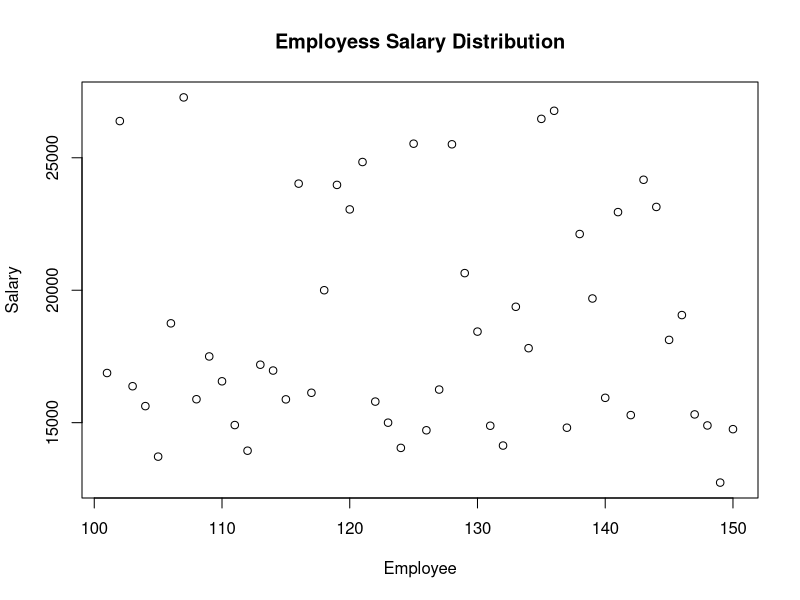

This figure's R source:
#create column vector for register employee Numbers
M1 <- matrix(data = 101:150, nrow = 50, ncol = 1)
M1


#column vector for Creating Gender Distribution among the columns
M2 <- matrix(rbinom(50*1,1,0.5),50,1)

#assign Male for 1 in M2
M2[M2 == 1] <- "Male"

#assign Female for 0 in M2
M2[M2 == 0] <- "Female"
M2

#Assign departments randomly according to given probabilities
M3 <- matrix(sample(c("Sales", "Accounts", "HR"), size=50, replace=TRUE, prob=c(.50,.25,.25)),50,1)
M3




#copy M3 vector to M4
M4 <- M3

#Get random salary values for Sales division with given mean & standard diviation
Msales <- round(rnorm(n=sum(M3 == "Sales"), mean=15000, sd=1250))
Msales

#replace Sales strings with random salary values in Msales vector
M4[M4 == "Sales"] <- sample(Msales) 

#get random salary values for Accounts division within given min and max values
Maccounts <- round(seq(from = 15000, to = 20000, length.out = sum(M3 == "Accounts")))
Maccounts

#replace Accounts strings with random salary values in Maccounts vector
M4[M4 == "Accounts"] <- sample(Maccounts)

#get random salary values for HR division with given mean & standard diviation
Mhr <- round(rnorm(n=sum(M3 == "HR"), mean=25000, sd=2500))
Mhr

#replace HR strings with random salary values in Mhr vector
M4[M4 == "HR"] <- sample(Mhr)

#convert M4 from string to numeric vector
M4 <- matrix(apply(M4, 1,as.numeric),50,1)
M4




#combine 4 column vectors into a data frame
df <- data.frame(col1 = M1, col2 = M2, col3 = M3, col4 = M4)

#rename data frame columns
colnames(df) <- c("EmpNo", "Gender", "Department", "Salary")
df




#get first 6 observations
head(df)

#get first 6 observations
tail(df)

#summary of the data frame
summary(df)

summary(df$Gender)
summary(df$Salary)

df
plot(df$EmpNo,df$Salary,xlab="Employee",ylab = "Salary",main = "Employess Salary Distribution")

